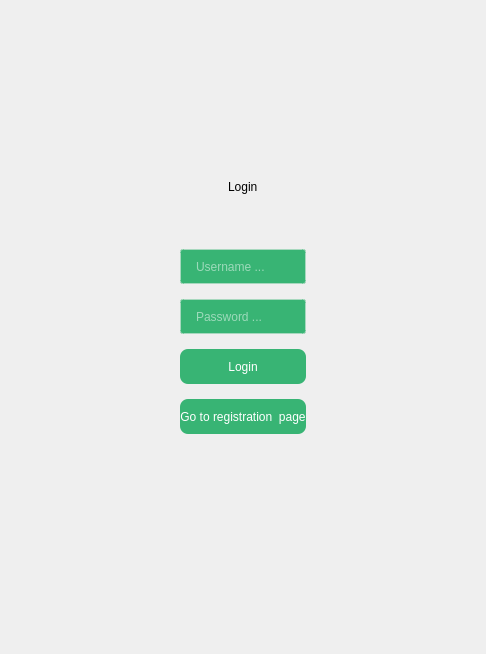
         <widget class="QWidget" name="loginPage">
          <layout class="QVBoxLayout" name="verticalLayout_4">
           <property name="leftMargin">
            <number>100</number>
           </property>
           <property name="topMargin">
            <number>100</number>
           </property>
           <property name="rightMargin">
            <number>100</number>
           </property>
           <property name="bottomMargin">
            <number>100</number>
           </property>
           <item>
            <widget class="QWidget" name="verticalWidget_2" native="true">
             <property name="styleSheet">
              <string notr="true">
QPushButton{ 
background-color: rgb(56, 180, 116)  ;
border-radius: 8px;
color : white ;
border: none;
font: 87 9pt &quot;Montserrat Black&quot;;
}
QPushButton:hover{
background-color: rgba(56, 180, 116 , 100)  ;

}

QLineEdit {
background-color: rgba(56, 180, 116, 255) ;
border-radius: 3px;
color : white ;
border:2px solid  rgba(56, 180, 116, 100);
padding-left: 12px;
padding-top : 7px ;
padding-bottom : 7px ;
	font: 10pt &quot;Montserrat&quot;;
}


QLineEdit:hover {
	border: 2px solid  rgba(56, 180, 116, 255);
}
QLineEdit:focus {
	border: 2px solid  rgba(56, 180, 116, 255) ;
	
}</string>
             </property>
             <layout class="QVBoxLayout" name="verticalLayout_3">
              <property name="spacing">
               <number>15</number>
              </property>
              <property name="leftMargin">
               <number>80</number>
              </property>
              <property name="topMargin">
               <number>80</number>
              </property>
              <property name="rightMargin">
               <number>80</number>
              </property>
              <property name="bottomMargin">
               <number>80</number>
              </property>
              <item alignment="Qt::AlignHCenter">
               <widget class="QLabel" name="label_3">
                <property name="styleSheet">
                 <string notr="true">font: 24pt &quot;Segoe UI&quot;;
background-color : transparent </string>
                </property>
                <property name="text">
                 <string>Login</string>
                </property>
               </widget>
              </item>
              <item>
               <spacer name="verticalSpacer_6">
                <property name="orientation">
                 <enum>Qt::Vertical</enum>
                </property>
                <property name="sizeHint" stdset="0">
                 <size>
                  <width>20</width>
                  <height>40</height>
                 </size>
                </property>
               </spacer>
              </item>
              <item>
               <widget class="QLineEdit" name="username_login_lineEdit">
                <property name="minimumSize">
                 <size>
                  <width>0</width>
                  <height>35</height>
                 </size>
                </property>
                <property name="maximumSize">
                 <size>
                  <width>16777215</width>
                  <height>35</height>
                 </size>
                </property>
                <property name="placeholderText">
                 <string>Username ...</string>
                </property>
               </widget>
              </item>
              <item>
               <widget class="QLineEdit" name="password_login_lineEdit">
                <property name="minimumSize">
                 <size>
                  <width>0</width>
                  <height>35</height>
                 </size>
                </property>
                <property name="maximumSize">
                 <size>
                  <width>16777215</width>
                  <height>35</height>
                 </size>
                </property>
                <property name="echoMode">
                 <enum>QLineEdit::Password</enum>
                </property>
                <property name="placeholderText">
                 <string>Password ...</string>
                </property>
               </widget>
              </item>
              <item>
               <widget class="QPushButton" name="login_pushButton">
                <property name="minimumSize">
                 <size>
                  <width>0</width>
                  <height>35</height>
                 </size>
                </property>
                <property name="maximumSize">
                 <size>
                  <width>16777215</width>
                  <height>35</height>
                 </size>
                </property>
                <property name="text">
                 <string>Login</string>
                </property>
               </widget>
              </item>
              <item>
               <widget class="QPushButton" name="go_registration_pushButton">
                <property name="minimumSize">
                 <size>
                  <width>0</width>
                  <height>35</height>
                 </size>
                </property>
                <property name="maximumSize">
                 <size>
                  <width>16777215</width>
                  <height>35</height>
                 </size>
                </property>
                <property name="text">
                 <string>Go to registration  page</string>
                </property>
               </widget>
              </item>
              <item>
               <spacer name="verticalSpacer_7">
                <property name="orientation">
                 <enum>Qt::Vertical</enum>
                </property>
                <property name="sizeHint" stdset="0">
                 <size>
                  <width>20</width>
                  <height>40</height>
                 </size>
                </property>
               </spacer>
              </item>
             </layout>
            </widget>
           </item>
          </layout>
         </widget>
